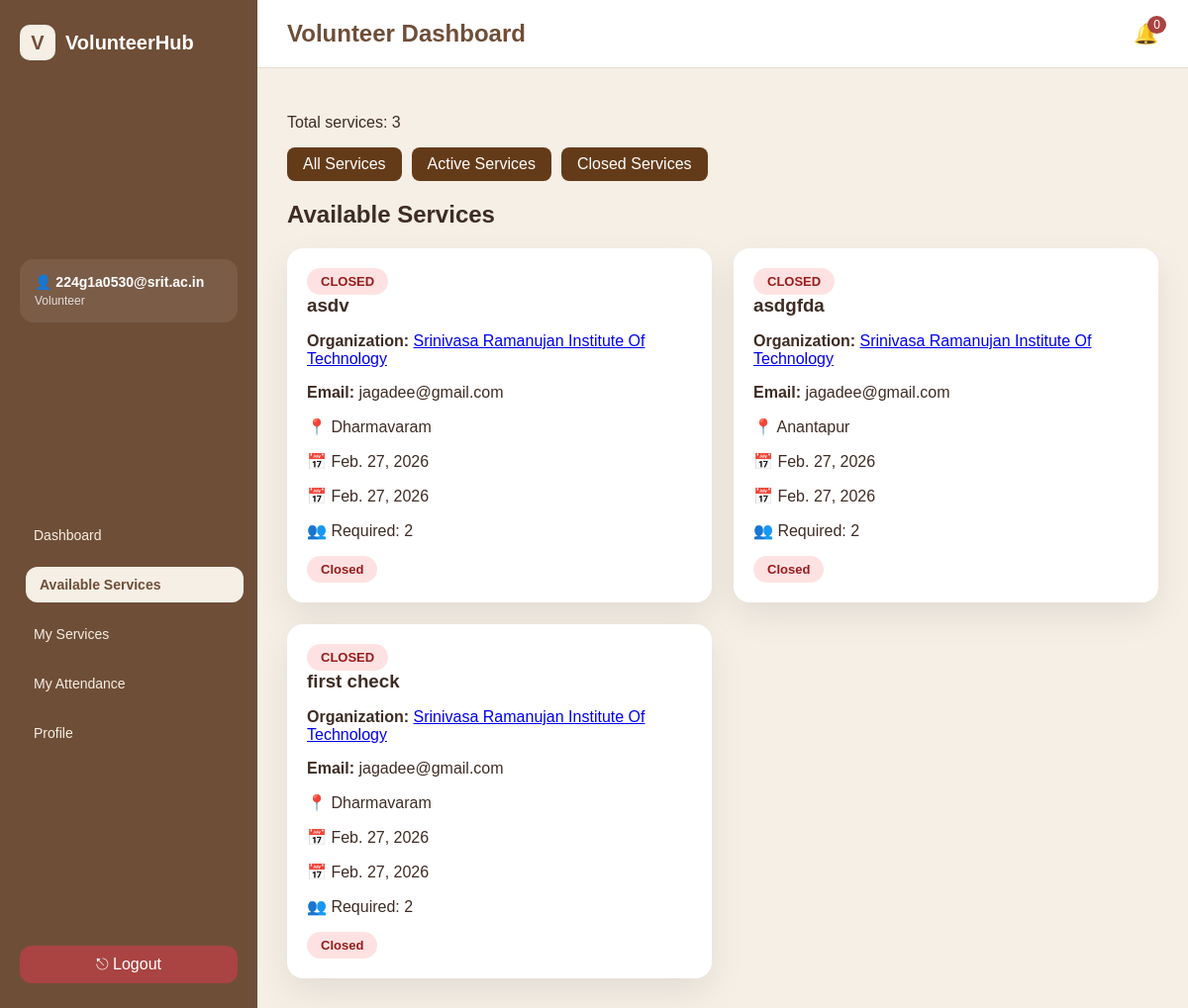
/volunteer/services/ (signed in), run on an earlier commit of the app's database.
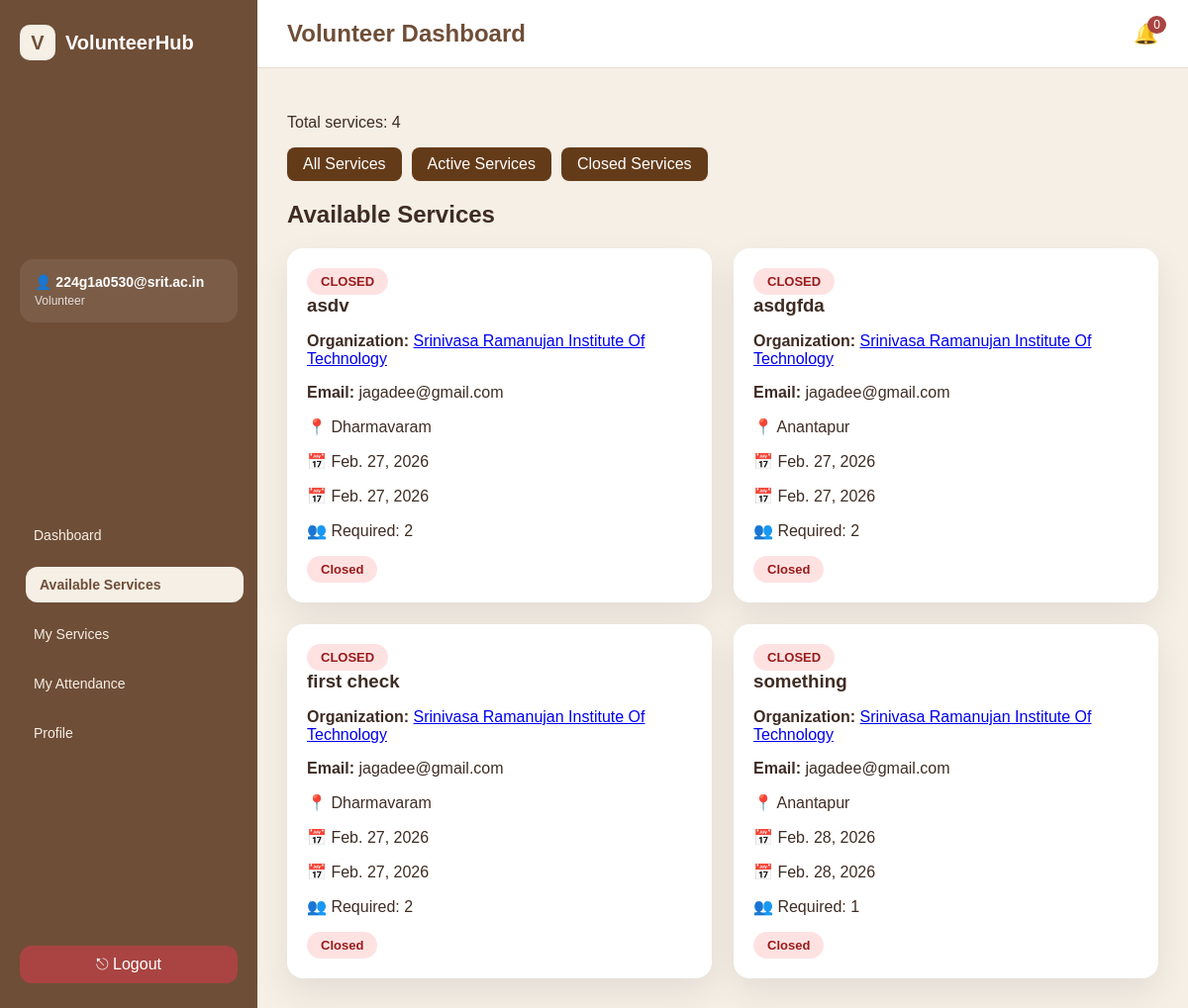
And on a later commit of the database.
### app1/models.py (models this page shows, shortened)
class User(AbstractUser):
    ROLE_CHOICES = (
        ('ADMIN', 'Admin'),
        ('VOLUNTEER', 'Volunteer'),
        ('ORGANIZATION', 'Organization'),
    )
    role = models.CharField(max_length=20, choices=ROLE_CHOICES)

class Service(models.Model):
    STATUS_CHOICES = (
        ('PENDING', 'Pending'),
        ('APPROVED', 'Approved'),
        ('REJECTED', 'Rejected'),
        ('COMPLETED', 'Completed'),
    )
    title = models.CharField(max_length=200)
    description = models.TextField()
    location = models.CharField(max_length=100)
    start_date = models.DateField()
    end_date = models.DateField()
    reminder_sent = models.BooleanField(default=False)
    max_volunteers = models.IntegerField()
    coordinators = models.JSONField(default=list, blank=True)
    GENDER_PREF = (
        ("ANY", "Any"),
        ("MALE", "Male"),
        ("FEMALE", "Female"),
    )
    required_gender = models.CharField(
        max_length=10,
        choices=GENDER_PREF,
        default="ANY"
    )
    required_year = models.CharField(
        max_length=20,
        blank=True,
        null=True
    )
    organization = models.ForeignKey(
        Organization,
        on_delete=models.CASCADE
    )
    organization_name = models.CharField(
        max_length=200,
        blank=True
    )
    status = models.CharField(
        max_length=20,
        choices=STATUS_CHOICES,
        default='PENDING'
    )
    authorization_letter = models.FileField(
        upload_to="service_letters/",
        null=True,
        blank=True
    )
    created_at = models.DateTimeField(auto_now_add=True)

class Organization(models.Model):
    user = models.OneToOneField(User, on_delete=models.CASCADE)
    organization_name = models.CharField(max_length=100)
    phone = models.CharField(max_length=15, blank=True, null=True)
    verification_letter = models.FileField(
        upload_to="org_letters/",
        blank=True,
        null=True
    )
    approved = models.BooleanField(default=False)
    cover_image = models.ImageField(upload_to="org_covers/", blank=True, null=True)
    logo = models.ImageField(upload_to="org_logos/", blank=True, null=True)
    tagline = models.CharField(max_length=200, blank=True)
    about = models.TextField(blank=True)
    mission = models.TextField(blank=True)
    vision = models.TextField(blank=True)
    founded_year = models.IntegerField(blank=True, null=True)
    website = models.URLField(blank=True)
    instagram = models.URLField(blank=True)
    youtube = models.URLField(blank=True)
    promo_video = models.URLField(blank=True)
    website = models.URLField(blank=True, null=True)

### app1/views.py (the view)
# urls.py: path('volunteer/services/',views.volunteer_available_services,name='volunteer_available_services'),
@login_required
def volunteer_available_services(request):
    if request.user.role != "VOLUNTEER":
        return redirect("login")
    today = timezone.now().date()
    status_filter = request.GET.get("status")
    services = Service.objects.filter(status="APPROVED")
    if status_filter == "active":
        services = services.filter(end_date__gte=today)
    elif status_filter == "closed":
        services = services.filter(end_date__lt=today)
    profile = VolunteerProfile.objects.get(user=request.user)
    applications = Application.objects.filter(volunteer=profile)
    applied_dict = {
        app.service.id: app.status
        for app in applications
    }
    return render(
        request,
        "volunteer/available_services.html",
        {
            "services": services,
            "applied_dict": applied_dict,
            "today": today,
            "active_page": "services",
            "status_filter": status_filter,
        }
    )

### app1/templates/volunteer/available_services.html (shortened to what this page needs)
{% extends "base_volunteer.html" %}
{% block content %}
{% load custom_filters %}
<p>Total services: {{ services|length }}</p>
<div style="margin-bottom:20px; display:flex; gap:10px;">
    <a href="{% url 'volunteer_available_services' %}"
       style="padding:8px 16px; background:#643b19; color:white; border-radius:8px; text-decoration:none;">
       All Services
    </a>
    <a href="?status=active"
       style="padding:8px 16px; background:#643b19; color:white; border-radius:8px; text-decoration:none;">
       Active Services
    </a>
    <a href="?status=closed"
       style="padding:8px 16px; background:#643b19; color:white; border-radius:8px; text-decoration:none;">
       Closed Services
    </a>
</div>
<h1>Available Services</h1>
<div class="service-grid">
    {% for s in services %}
    <div class="service-card">
        {% if s.end_date < today %}
        <span class="badge closed">CLOSED</span>
        {% else %}
        <span class="badge active">ACTIVE</span>
        {% endif %}
        <h3>{{ s.title }}</h3>
        <p><strong>Organization:</strong> <a href="{% url 'public_org_profile' s.organization.id %}">
    {{ s.organization.organization_name }}
</a></p>
        <p><strong>Email:</strong> {{ s.organization.user.email }}</p>
        <p>📍 {{ s.location }}</p>
        <p>📅 {{ s.start_date }}</p>
        <p>📅 {{ s.end_date }}</p>
        <p>👥 Required: {{ s.max_volunteers }}</p>
        {% if s.end_date < today %}
        <span class="badge closed">Closed</span>
        {% else %}
        <a href="{% url 'volunteer_apply_service' s.id %}" class="btn">
            Apply
        </a>
        {% endif %}
    </div>
    {% empty %}
    <p>No services available.</p>
    {% endfor %}
</div>
{% endblock %}

### app1/templates/base_volunteer.html (shortened to what this page needs)
{% load static %}
<!DOCTYPE html>
<html>
<head>
    <link rel="stylesheet" href="{% static 'css/volunteer_dashboard.css' %}">
</head>
<body>
<div class="app">
    <aside class="sidebar">
        <div class="logo">
            <div class="logo-icon">V</div>
            <span>VolunteerHub</span>
        </div>
        <div class="profile-box">
            <div>
                <h4>👤 {{ request.user.username }}</h4>
                <p >    Volunteer</p>
            </div>
        </div>
<nav class="menu">
    <a href="/volunteer/dashboard/"
       class="{% if active_page == 'dashboard' %}active{% endif %}">
        Dashboard
    </a>
    <a href="{% url 'volunteer_available_services' %}"
       class="{% if active_page == 'services' %}active{% endif %}">
        Available Services
    </a>
    <a href="/volunteer/applications/"
       class="{% if active_page == 'applications' %}active{% endif %}">
        My Services
    </a>
    <a href="/volunteer/attendance/"
        class="{% if active_page == 'volunteer_attendance' %} active {%endif %}">
        My Attendance
    </a>
    <a href="{% url 'volunteer_profile' %}"
       class="{% if active_page == 'profile' %}active{% endif %}">
        Profile
    </a>
</nav>
        <div class="sidebar-footer">
            <a class="logout" href="{% url 'logout' %}">⎋ Logout</a>
        </div>
    </aside>
    <main class="main">
        <header class="topbar">
            <h2>Volunteer Dashboard</h2>
            <div class="notification-wrapper">
    <div class="bell" onclick="toggleNotifications()">
        🔔
        <span id="notifCount" class="notif-count">0</span>
    </div>
</div>
        </header>
        <section class="content">
            {% block content %}
            {% endblock %}
        </section>
    </main>
</div>
</body>
</html>

### app1/static/css/volunteer_dashboard.css (style rules this page uses)
* { box-sizing: border-box; font-family: "Poppins", sans-serif; }
html, body { height: 100%; margin: 0; overflow: hidden; background: #f5efe6; }
.app { display: flex; height: 100vh; }
.sidebar { width: 260px; background: #6f4e37; color: #f5efe6; padding: 20px; display: flex; flex-direction: column; height: 100vh; overflow: hidden; }
.logo { display: flex; align-items: center; gap: 10px; font-weight: bold; font-size: 18px; margin-bottom: 25px; color: white; }
.logo-icon { background: #8b5e3c; color: white; padding: 8px 12px; border-radius: 12px; }
.profile-box { background: #8b5e3c; padding: 14px; border-radius: 14px; margin-bottom: 20px; }
.profile-box h4 { margin: 0; font-size: 14px; }
.profile-box p { margin: 4px 0 0; font-size: 12px; opacity: 0.8; }
.menu { margin-top: 20px; }
.menu a { display: block; padding: 12px 14px; margin-bottom: 6px; border-radius: 12px; text-decoration: none; color: #f5efe6; font-size: 14px; transition: 0.3s ease; }
.menu a.active, .menu a:hover { background: #a47149; transform: translateX(6px); }
.sidebar-footer { margin-top: auto; padding-top: 15px; }
.logout { color: #ffd6d6; text-decoration: none; }
.main { flex: 1; display: flex; flex-direction: column; height: 100vh; }
.topbar { background: white; padding: 20px 30px; border-bottom: 1px solid #e6dccf; display: flex; justify-content: space-between; align-items: center; flex-shrink: 0; }
.content { padding: 30px; flex: 1; overflow-y: auto; }
.notification-wrapper { position: relative; z-index: 9999; }
.bell { cursor: pointer; font-size: 22px; color: #6f4e37; position: relative; }
.notif-count { position: absolute; top: -5px; right: -8px; background: #a94442; color: white; font-size: 11px; padding: 2px 6px; border-radius: 50%; }

### app1/templates/base_volunteer.html (style rules this page uses)
body { margin:0; font-family:'Poppins',sans-serif; background:#f5efe6; color:#3e2c23; }
.app { display:flex; min-height:100vh; }
.sidebar { width:260px; background:#6f4e37; color:white; display:flex; flex-direction:column; justify-content:space-between; padding:25px 20px; }
.logo { display:flex; align-items:center; gap:10px; font-size:20px; font-weight:700; }
.logo-icon { width:36px; height:36px; border-radius:10px; background:#f5efe6; color:#6f4e37; display:flex; align-items:center; justify-content:center; font-weight:700; }
.profile-box { margin:30px 0; padding:15px; background:rgba(255,255,255,.08); border-radius:14px; }
.menu { display:flex; flex-direction:column; gap:8px; }
.menu a { text-decoration:none; color:#f5efe6; padding:10px 14px; border-radius:12px; transition:0.3s ease; font-weight:500; }
.menu a.active { background:#f5efe6; color:#6f4e37; font-weight:600; }
.sidebar-footer { margin-top:30px; }
.logout { text-decoration:none; color:white; padding:10px 14px; border-radius:12px; display:block; background:#a94442; text-align:center; transition:0.3s; }
.main { flex:1; display:flex; flex-direction:column; }
.topbar { background:white; padding:20px 30px; display:flex; justify-content:space-between; align-items:center; border-bottom:1px solid #e6dccf; }
.topbar h2 { margin:0; color:#6f4e37; }
.notification-wrapper { position:relative; }
.bell { cursor:pointer; font-size:20px; position:relative; }
.notif-count { position:absolute; top:-6px; right:-8px; background:#a94442; color:white; font-size:12px; padding:2px 6px; border-radius:50%; }
.content { padding:30px; }

### app1/templates/volunteer/available_services.html (style rules this page uses)
.service-grid { display:grid; grid-template-columns:repeat(auto-fit,minmax(280px,1fr)); gap:22px; }
.service-card { background:white; padding:20px; border-radius:16px; box-shadow:0 14px 35px rgba(0,0,0,.08); }
.service-card h3 { margin:0 0 10px; }
.badge { display:inline-block; padding:6px 14px; border-radius:20px; font-size:13px; font-weight:600; }
.active { background:#dcfce7;color:#166534; }
.closed { background:#fee2e2;color:#991b1b; }

What changed in the data, as far as the page shows it:
added Service: shows "CLOSED", title "something", organization.organization_name "Srinivasa Ramanujan Institute Of Technology", organization.user.email "jagadee@gmail.com", location "Anantapur", start_date "Feb. 28, 2026", end_date "Feb. 28, 2026", max_volunteers "1", shows "Closed"
Also different on the page:
{{ services|length }}: "3" → "4"
